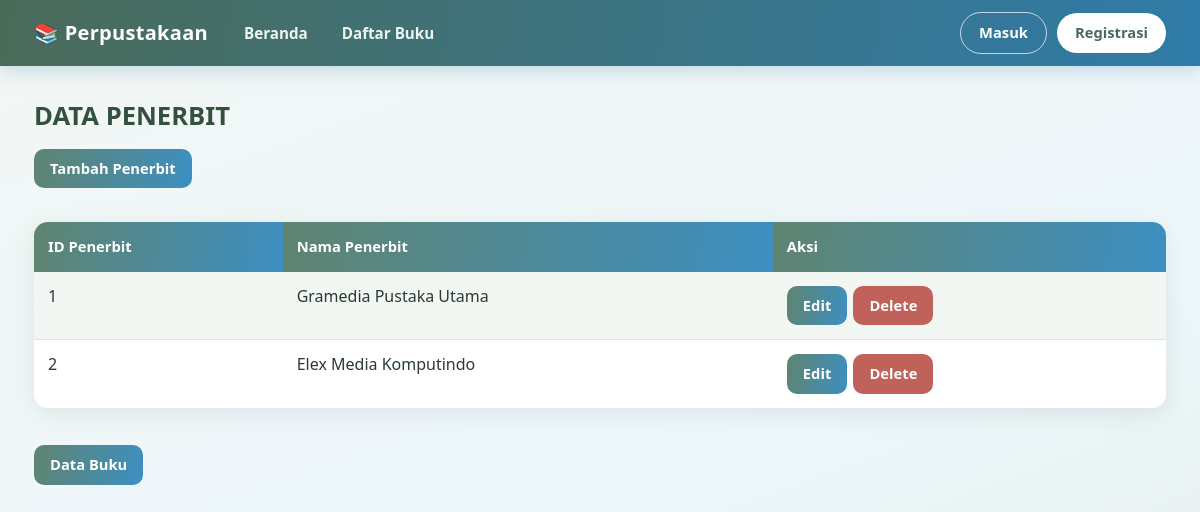
The page /penerbit.php on the database its author committed.
### tables this page shows
CREATE TABLE `penerbit` (
  `penerbit_id` int(11) NOT NULL,
  `nama` varchar(100) NOT NULL,
  `admin_id` int(11) NOT NULL
);

### penerbit.php (the view, shortened to what this page needs)
<?php
include "koneksi.php";
$query = mysqli_query($koneksi, "SELECT * FROM penerbit");
?>
<!DOCTYPE html>
<html>
<head>
    <link rel="stylesheet" href="style.css">
</head>
<body>
<?php include "navbar.php"; ?>
<main class="page">
<h2>DATA PENERBIT</h2>
<a href="penerbit_tambah.php">
    <button>Tambah Penerbit</button>
</a>
<br><br>
<table border="1" cellpadding="10" cellspacing="0">
<tr>
    <th>ID Penerbit</th>
    <th>Nama Penerbit</th>
    <th>Aksi</th>
</tr>
<?php while ($data = mysqli_fetch_assoc($query)) { ?>
<tr>
    <td><?= $data['penerbit_id']; ?></td>
    <td><?= htmlspecialchars($data['nama']); ?></td>
    <td>
        <a href="penerbit_edit.php?id=<?= $data['penerbit_id']; ?>">
            <button>Edit</button>
        </a>
        <a href="penerbit_delete.php?id=<?= $data['penerbit_id']; ?>"
           onclick="return confirm('Yakin ingin menghapus penerbit ini?');">
            <button>Delete</button>
        </a>
    </td>
</tr>
<?php } ?>
</table>
<br>
<a href="tampil.php">
    <button>Data Buku</button>
</a>
</main>
</body>
</html>

### style.css (style rules this page uses)
:root { --sage-50:#f3f7f4; --sage-100:#e4ede6; --sage-200:#cfdfd3; --sage-300:#b2cab9; --sage-400:#94b49f; --sage-600:#5f8470; --sage-700:#4a6b59; --sage-800:#34503f; --sky-50:#eef7fc; --sky-100:#dcf0fa; --sky-200:#bcdff3; --sky-400:#7cbbe3; --sky-600:#3d8fc2; --sky-700:#2f7ba8; --ink:#2b3a33; --muted:#6b7d74; --line:#dbe6de; --white:#fff; --danger:#c0625a; --warn:#c99a3b; --radius:14px; --shadow:0 6px 24px rgba(52,80,63,.10); }
* { box-sizing:border-box }
html { scroll-behavior:smooth }
body { margin:0; color:var(--ink); line-height:1.6; font-family:"Segoe UI",system-ui,-apple-system,Roboto,"Helvetica Neue",Arial,sans-serif; background:linear-gradient(160deg,var(--sage-50) 0%,var(--sky-50) 55%,var(--sage-100) 100%) fixed; min-height:100vh; }
h1,h2,h3,h4 { color:var(--sage-800);line-height:1.25;margin:0 0 .6em }
h2 { font-size:1.6rem }
a { color:var(--sky-700);text-decoration:none }
.page { max-width:1180px;margin:0 auto;padding:34px 24px 60px }
.page > h2:first-child,.page > h1:first-child { margin-top:0 }
table { width:100%;border-collapse:separate;border-spacing:0;border:0!important;background:#fff; border-radius:var(--radius);overflow:hidden;box-shadow:var(--shadow);margin:6px 0 10px }
table th { background:linear-gradient(100deg,var(--sage-600),var(--sky-600));color:#fff;text-align:left; padding:13px 14px;font-weight:600;font-size:.92rem;border:0!important }
table td { padding:12px 14px;border:0!important;border-bottom:1px solid var(--line)!important;vertical-align:top }
table tr:nth-child(even) td { background:var(--sage-50) }
table tr:last-child td { border-bottom:0!important }
button,.btn { display:inline-block;cursor:pointer;border:0;border-radius:10px;padding:10px 20px;font:inherit;font-weight:600; color:#fff;background:linear-gradient(100deg,var(--sage-600),var(--sky-600));transition:.2s;text-decoration:none }
a > button { margin:2px 2px 2px 0;padding:8px 16px;font-size:.92rem }
a[href*="delete"] > button,a[href*="ditolak"] > button,.btn.danger { background:var(--danger) }

### rows shown on the page
penerbit: penerbit_id "1", nama "Gramedia Pustaka Utama"
penerbit: penerbit_id "2", nama "Elex Media Komputindo"
